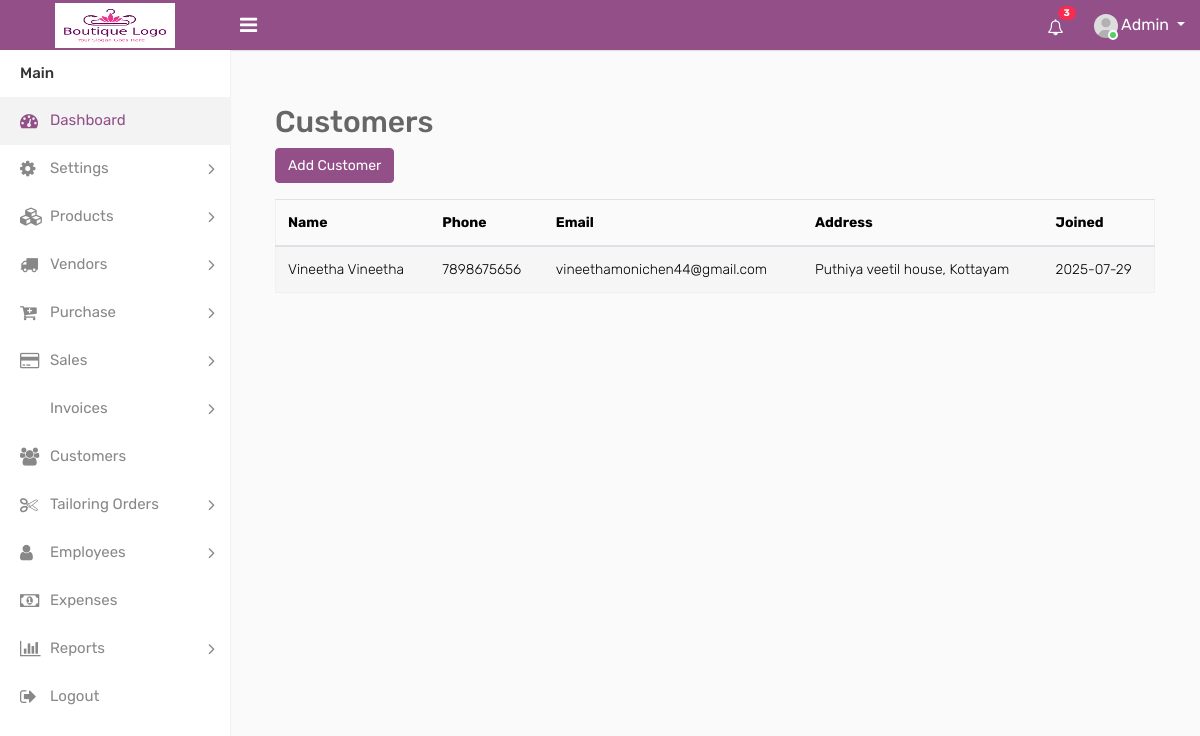
The page /customers/ (signed in) on the database as committed earlier.
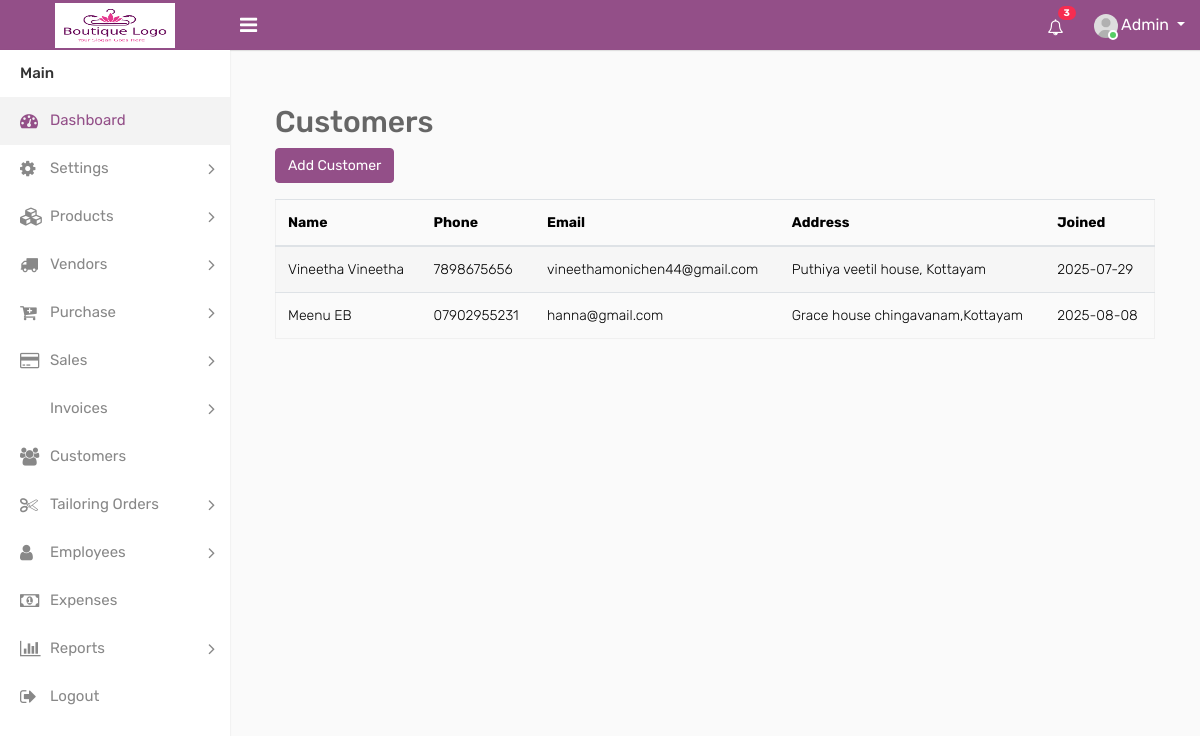
The same page on the database as committed later.
### B_App/models.py (models this page shows, shortened)
class Customer(models.Model):
    name = models.CharField(max_length=100)
    email = models.EmailField(blank=True, null=True)
    phone = models.CharField(max_length=20)
    address = models.TextField(blank=True, null=True)
    joined_date = models.DateTimeField(auto_now_add=True)

### B_App/views.py (the view)
# urls.py: path("customers/", customer_list, name="customers"),
@login_required
def customer_list(request):
    customers = Customer.objects.all()
    settings = ShopSettings.objects.first()
    return render(request, "customers/customer_list.html", {'customers': customers,'settings':settings})

### B_App/context_processors.py (called while the page is built)
def global_settings(request):
    shop_settings = ShopSettings.objects.first()
    theme_settings = None
    if request.user.is_authenticated:
        try:
            theme_settings = ThemeSettings.objects.get(user=request.user)
        except ThemeSettings.DoesNotExist:
            theme_settings = None
    return {
        'settings': shop_settings,
        'theme': theme_settings
    }

### templates/customers/customer_list.html
{% include 'navbar.html' %}
{% block content %}
<div class="container mt-4">
  <h2>Customers</h2>
  <a href="{% url 'add_customer' %}" class="btn btn-primary mb-3">Add Customer</a>
  <table class="table table-striped">
    <thead>
      <tr>
        <th>Name</th><th>Phone</th><th>Email</th><th>Address</th><th>Joined</th>
      </tr>
    </thead>
    <tbody>
      {% for customer in customers %}
      <tr>
        <td>{{ customer.name }}</td>
        <td>{{ customer.phone }}</td>
        <td>{{ customer.email }}</td>
        <td>{{ customer.address }}</td>
        <td>{{ customer.joined_date|date:"Y-m-d" }}</td>
      </tr>
      {% endfor %}
    </tbody>
  </table>
</div>
{% endblock %}

Rows that differ between the two databases and show on the page:
added Customer: name "Meenu EB", phone "07902955231", email "hanna@gmail.com", address "Grace house chingavanam,Kottayam", joined_date "2025-08-08"
